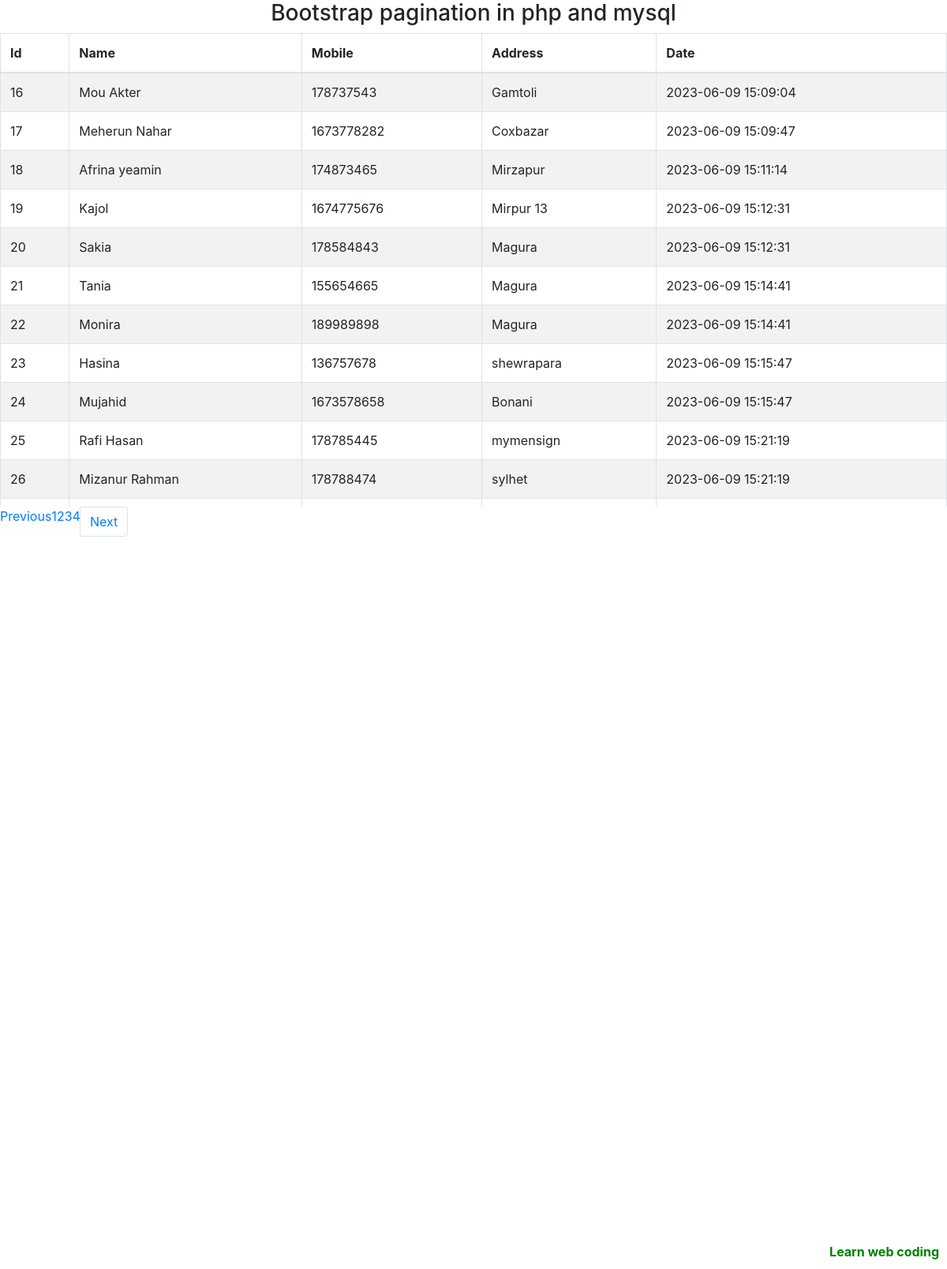
The app's page /index.php?page=2 with its own data.
### tables this page shows
CREATE TABLE `customers` (
  `id` int(11) NOT NULL,
  `name` varchar(100) NOT NULL,
  `mobile` int(255) NOT NULL,
  `address` varchar(60) NOT NULL,
  `created_at` timestamp NOT NULL DEFAULT current_timestamp()
);

### index.php (the view, shortened to what this page needs)
<?php
include 'connect.php';
$limit= 15;
$page = isset($_GET['page']) ? $_GET['page']:1;
$start =($page-1)*$limit;
$result = $conn->query("SELECT * FROM customers LIMIT $start, $limit");
$customers=$result->fetch_all(MYSQLI_ASSOC);
$result1 = $conn->query("SELECT count(id) AS id FROM customers");
$custcount =$result1->fetch_all(MYSQLI_ASSOC);
$total = $custcount[0]['id'];
$pages = ceil($total/$limit);
$Next =$page+1;
?>
<!DOCTYPE html>
<html lang="en">
<head>
    <link rel="stylesheet" href="https://cdn.jsdelivr.net/npm/bootstrap@4.4.1/dist/css/bootstrap.min.css">
</head>
<body>
   <div class="container-well">
    <h3 class="text-center" >Bootstrap pagination in php and mysql</h3>
    <div style="height:600px; overflow-y:auto;">
     <table id="" class="table table-striped table-bordered">
        <thead>
            <tr>
                <th>Id</th>
                <th>Name</th>
                <th>Mobile</th>
                <th>Address</th>
                <th>Date</th>
            </tr>
        </thead>
        <tbody>
            <?php foreach($customers as $customer):?>
            <tr>
              <td> <?= $customer['id'];?></td>
              <td> <?= $customer['name'];?></td>
              <td> <?= $customer['mobile'];?></td>
              <td> <?= $customer['address'];?></td>
              <td> <?= $customer['created_at'];?></td>
            </tr>
            <?php endforeach; ?>
        </tbody>
     </table>
    </div>
    <div style="position:fixed; bottom: 10px; right: 10px; color: green;">
        <strong>Learn web coding</strong>
    </div>
   </div>
   <div  class="text-center">
    <nav aria-label="page pagination">
  <ul class="pagination">
    <li class="page-item" ><a href="index.php?page=<?= $page-1; ?>">Previous</a>
    </li>
    <?php for($i=1; $i<=$pages ; $i++) : ?>
    <li><a href="index.php?page=<?= $i; ?>"><?=$i;?></a>
      </li>
    <?php endfor; ?>
    <li class="page-item">
      <a class="page-link" href="index.php?page=<?= $Next; ?>">Next</a>
    </li>
  </ul>
</nav>
</div>
</body>
</html>

### records on screen
customers: id "16", name "Mou Akter", mobile "178737543", address "Gamtoli", created_at "2023-06-09 15:09:04"
customers: id "17", name "Meherun Nahar", mobile "1673778282", address "Coxbazar", created_at "2023-06-09 15:09:47"
customers: id "18", name "Afrina yeamin", mobile "174873465", address "Mirzapur", created_at "2023-06-09 15:11:14"
customers: id "19", name "Kajol", mobile "1674775676", address "Mirpur 13", created_at "2023-06-09 15:12:31"
customers: id "20", name "Sakia", mobile "178584843", address "Magura", created_at "2023-06-09 15:12:31"
customers: id "21", name "Tania", mobile "155654665", address "Magura", created_at "2023-06-09 15:14:41"
customers: id "22", name "Monira", mobile "189989898", address "Magura", created_at "2023-06-09 15:14:41"
customers: id "23", name "Hasina", mobile "136757678", address "shewrapara", created_at "2023-06-09 15:15:47"
customers: id "24", name "Mujahid", mobile "1673578658", address "Bonani", created_at "2023-06-09 15:15:47"
customers: id "25", name "Rafi Hasan", mobile "178785445", address "mymensign", created_at "2023-06-09 15:21:19"
customers: id "26", name "Mizanur Rahman", mobile "178788474", address "sylhet", created_at "2023-06-09 15:21:19"
